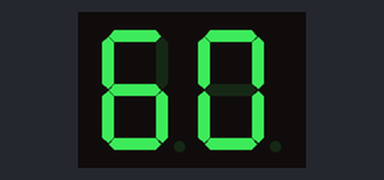
The sketch below on a simulated Arduino Uno, built with avr-gcc and run on an emulated ATmega328P. Shown: 2-digit seven-segment display. Wiring (inferred from the names in the program): 2-digit 7-segment display, segments lit when HIGH: segments pin 6, pin 7, pin 8, pin 9, pin 10, pin 11, pin 12; digit selects pin 4, pin 5. The segment pins are drawn as the display they are named for.

Above: at 0.1 s.
At 4.2 s:
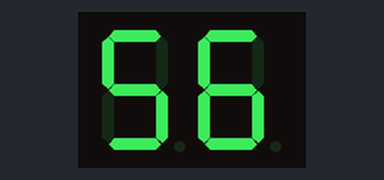
At 10.2 s:
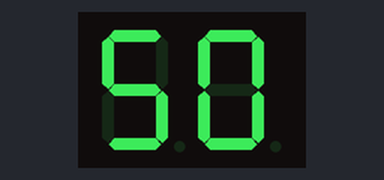
At 19.3 s:
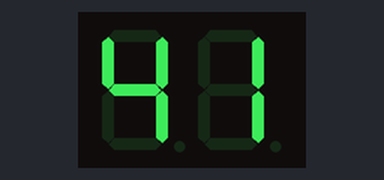
At 28.4 s:
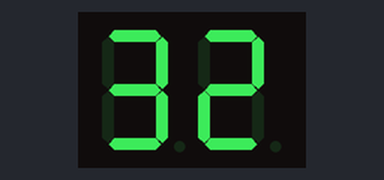
At 38.4 s:
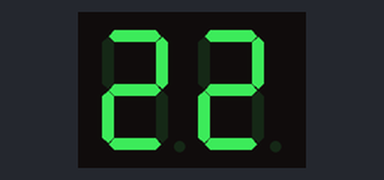

Measured:
- what the display in image 0 shows lasts 1.1 s, from 0.0 s to 1.1 s

The sketch:

01_7_segment_display_test.ino
```cpp
#define COM1 4
#define COM2 5

unsigned char segment[7]={6,7,8,9,10,11,12};//pin number of segment A, segment B ...segment G
unsigned long timer = millis();
int countDown = 60;
unsigned char table[10][8] =
{
  {0, 0,  1,  1,  1,  1,  1,  1},     //0
  {0, 0,  0,  0,  0,  1,  1,  0},     //1
  {0, 1,  0,  1,  1,  0,  1,  1},     //2
  {0, 1,  0,  0,  1,  1,  1,  1},     //3
  {0, 1,  1,  0,  0,  1,  1,  0},     //4
  {0, 1,  1,  0,  1,  1,  0,  1},     //5
  {0, 1,  1,  1,  1,  1,  0,  1},     //6
  {0, 0,  0,  0,  0,  1,  1,  1},     //7
  {0, 1,  1,  1,  1,  1,  1,  1},     //8
  {0, 1,  1,  0,  1,  1,  1,  1}      //9
};

void setup()
{
  for(int i=0; i<7;i++){
    pinMode(segment[i],OUTPUT);
  }
  pinMode(COM1,OUTPUT);
  pinMode(COM2,OUTPUT);
}

void loop()
{
  if(millis()-timer>=1000){
    timer = millis();
    if(countDown>0){
      countDown--;
    }else{
      countDown=60;
    }
  }
  Display(countDown);
}

void Display(int num)
{
  int digitA;
  int digitB;
  if(num<10 && num>=0){
    digitB = num;
    digitA = 0;
  }else if(num>=10 && num<=99){
    digitA = (num/10)%10;
    digitB = num%10;
  }
  for(int i=0; i<7;i++){
    digitalWrite(segment[i],LOW);
  }

  for(int i=0;i<2;i++){
    if(i==0){
      digitalWrite(COM1,LOW);
      digitalWrite(COM2,HIGH);
      for(int k=0; k<7;k++){
        digitalWrite(segment[k],table[digitA][7-k]);
      }
    }else{
      digitalWrite(COM1,HIGH);
      digitalWrite(COM2,LOW);
      for(int k=0; k<8;k++){
        digitalWrite(segment[k],table[digitB][7-k]);
      }
    }
    delay(10);
    digitalWrite(COM1,HIGH);
    digitalWrite(COM2,HIGH);
  }
}
```
